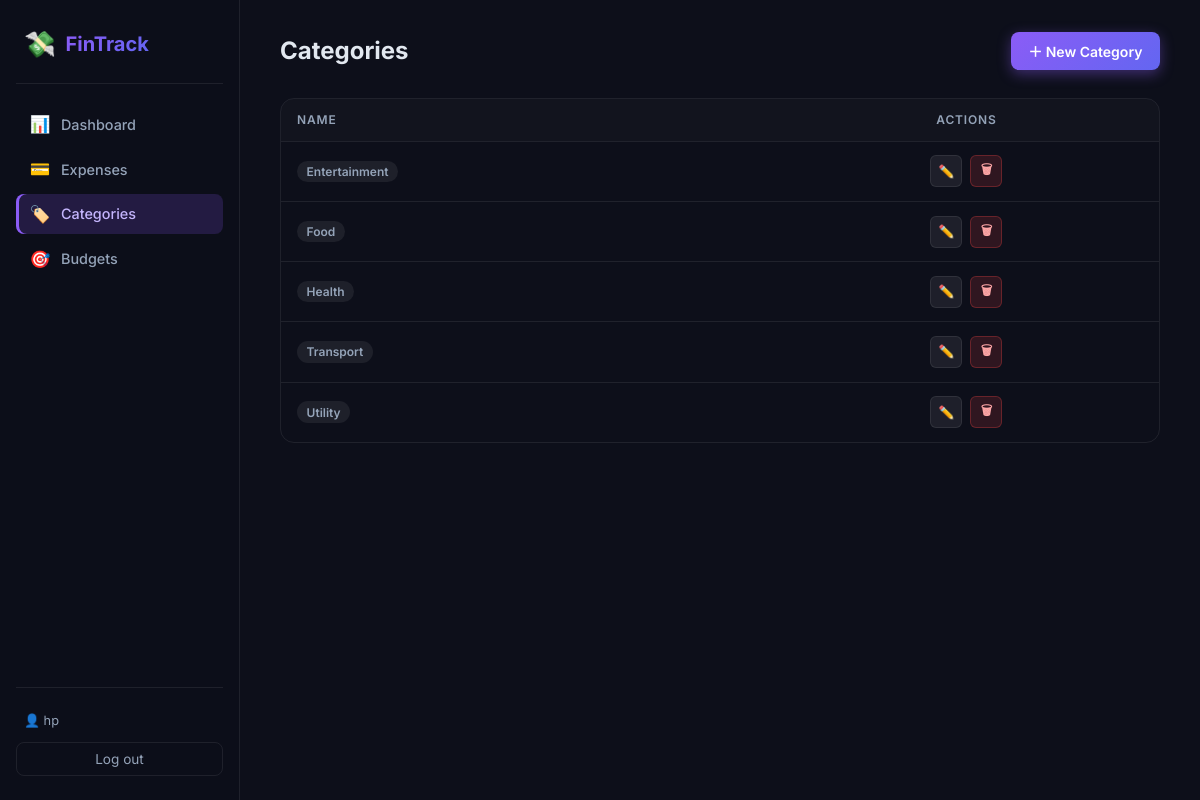
Page /categories/ (signed in) on the committed database.
### expenses/models.py (models this page shows, shortened)
class Category(models.Model):
    name = models.CharField(max_length=100, unique=True)
    class Meta:
        verbose_name_plural = "Categories"
        ordering = ["name"]

### expenses/views.py (the view)
# urls.py: path('categories/', views.CategoryListView.as_view(), name='category_list'),
class CategoryListView(LoginRequiredMixin, ListView):
    model = Category
    template_name = 'expenses/category_list.html'
    context_object_name = 'categories'

### expenses/templates/expenses/category_list.html (shortened to what this page needs)
{% extends "base.html" %}
{% block page_title %}Categories{% endblock %}
{% block topbar_actions %}
<a href="{% url 'category_add' %}" class="btn btn-primary" id="btn-add-category">＋ New Category</a>
{% endblock %}
{% block content %}
{% if categories %}
<div class="table-wrap">
  <table>
    <thead>
      <tr>
        <th>Name</th>
        <th style="text-align:center">Actions</th>
      </tr>
    </thead>
    <tbody>
      {% for cat in categories %}
      <tr>
        <td><span class="badge badge-default">{{ cat.name }}</span></td>
        <td style="text-align:center">
          <div class="flex gap-1" style="justify-content:center">
            <a href="{% url 'category_edit' cat.pk %}" class="btn btn-secondary btn-sm btn-icon" title="Edit">✏️</a>
            <a href="{% url 'category_delete' cat.pk %}" class="btn btn-danger btn-sm btn-icon" title="Delete">🗑</a>
          </div>
        </td>
      </tr>
      {% endfor %}
    </tbody>
  </table>
</div>
{% else %}
<div class="empty-state">
  <div class="empty-icon">🏷️</div>
  <p>No categories yet. Create one to start organising your expenses.</p>
  <a href="{% url 'category_add' %}" class="btn btn-primary">Create Category</a>
</div>
{% endif %}
{% endblock %}

### templates/base.html (shortened to what this page needs)
{% load static %}
<!DOCTYPE html>
<html lang="en">
<head>
  <link rel="stylesheet" href="{% static 'expenses/style.css' %}" />
</head>
<body>
<div class="app-layout">
  <aside class="sidebar">
    <div class="sidebar-brand">
      <span class="brand-icon">💸</span>
      <span class="brand-name">FinTrack</span>
    </div>
    <nav class="sidebar-nav">
      <a href="{% url 'dashboard' %}" class="nav-link {% if request.resolver_match.url_name == 'dashboard' %}active{% endif %}">
        <span class="nav-icon">📊</span> Dashboard
      </a>
      <a href="{% url 'expense_list' %}" class="nav-link {% if 'expense' in request.resolver_match.url_name %}active{% endif %}">
        <span class="nav-icon">💳</span> Expenses
      </a>
      <a href="{% url 'category_list' %}" class="nav-link {% if 'category' in request.resolver_match.url_name %}active{% endif %}">
        <span class="nav-icon">🏷️</span> Categories
      </a>
      <a href="{% url 'budget_list' %}" class="nav-link {% if 'budget' in request.resolver_match.url_name %}active{% endif %}">
        <span class="nav-icon">🎯</span> Budgets
      </a>
    </nav>
    <div class="sidebar-footer">
      <span class="user-chip">👤 {{ user.username }}</span>
      <form method="post" action="{% url 'logout' %}">
        <button type="submit" class="btn-logout">Log out</button>
      </form>
    </div>
  </aside>
  <main class="main-content">
    <div class="topbar">
      <h1 class="page-title">{% block page_title %}Dashboard{% endblock %}</h1>
      {% block topbar_actions %}{% endblock %}
    </div>
    {% block content %}{% endblock %}
  </main>
</div>
</body>
</html>

### expenses/static/expenses/style.css (style rules this page uses)
:root { --bg: #0d0f1a; --bg-card: rgba(255,255,255,0.04); --bg-card-hov: rgba(255,255,255,0.07); --border: rgba(255,255,255,0.08); --border-hov: rgba(139,92,246,0.5); --accent: #8b5cf6; --accent-2: #6366f1; --accent-grad: linear-gradient(135deg, #8b5cf6, #6366f1); --accent-glow: 0 0 24px rgba(139,92,246,0.35); --success: #10b981; --warning: #f59e0b; --danger: #ef4444; --info: #3b82f6; --text: #e2e8f0; --text-muted: #94a3b8; --text-dim: #475569; --sidebar-w: 240px; --radius: 14px; --radius-sm: 8px; --transition: 0.2s ease; --font: 'Inter', system-ui, sans-serif; }
*, *::before, *::after { box-sizing: border-box; margin: 0; padding: 0; }
html { font-size: 16px; }
body { font-family: var(--font); background: var(--bg); color: var(--text); min-height: 100vh; -webkit-font-smoothing: antialiased; }
a { color: var(--accent); text-decoration: none; }
.app-layout { display: grid; grid-template-columns: var(--sidebar-w) 1fr; min-height: 100vh; }
.sidebar { background: rgba(13,15,26,0.85); border-right: 1px solid var(--border); backdrop-filter: blur(16px); display: flex; flex-direction: column; padding: 1.5rem 1rem; position: sticky; top: 0; height: 100vh; overflow-y: auto; }
.sidebar-brand { display: flex; align-items: center; gap: .6rem; padding: .25rem .5rem 1.5rem; border-bottom: 1px solid var(--border); margin-bottom: 1.25rem; }
.brand-icon { font-size: 1.6rem; }
.brand-name { font-size: 1.25rem; font-weight: 700; background: var(--accent-grad); -webkit-background-clip: text; -webkit-text-fill-color: transparent; background-clip: text; }
.sidebar-nav { display: flex; flex-direction: column; gap: .25rem; flex: 1; }
.nav-link { display: flex; align-items: center; gap: .65rem; padding: .65rem .85rem; border-radius: var(--radius-sm); color: var(--text-muted); font-size: .9rem; font-weight: 500; transition: background var(--transition), color var(--transition); }
.nav-link.active { background: rgba(139,92,246,0.18); color: #c4b5fd; box-shadow: inset 3px 0 0 var(--accent); }
.nav-icon { font-size: 1.05rem; }
.sidebar-footer { padding-top: 1.25rem; border-top: 1px solid var(--border); display: flex; flex-direction: column; gap: .6rem; }
.user-chip { font-size: .8rem; color: var(--text-muted); padding: .3rem .5rem; }
.btn-logout { width: 100%; padding: .5rem; border: 1px solid var(--border); background: transparent; color: var(--text-muted); border-radius: var(--radius-sm); font-family: var(--font); font-size: .85rem; cursor: pointer; transition: background var(--transition), color var(--transition); }
.main-content { padding: 2rem 2.5rem; max-width: 1100px; width: 100%; animation: fadeIn .4s ease; }
.topbar { display: flex; align-items: center; justify-content: space-between; margin-bottom: 1.75rem; flex-wrap: wrap; gap: 1rem; }
.page-title { font-size: 1.5rem; font-weight: 700; color: var(--text); }
.btn { display: inline-flex; align-items: center; gap: .45rem; padding: .55rem 1.1rem; border-radius: var(--radius-sm); font-family: var(--font); font-size: .875rem; font-weight: 600; cursor: pointer; border: none; transition: all var(--transition); text-decoration: none; }
.btn-primary { background: var(--accent-grad); color: #fff; box-shadow: 0 4px 14px rgba(139,92,246,0.4); }
.btn-secondary { background: var(--bg-card-hov); border: 1px solid var(--border); color: var(--text); }
.btn-danger { background: rgba(239,68,68,0.15); border: 1px solid rgba(239,68,68,0.3); color: #fca5a5; }
.btn-sm { padding: .35rem .75rem; font-size: .8rem; }
.btn-icon { width: 32px; height: 32px; padding: 0; justify-content: center; border-radius: 6px; }
.table-wrap { overflow-x: auto; border-radius: var(--radius); border: 1px solid var(--border); }
table { width: 100%; border-collapse: collapse; }
th, td { padding: .85rem 1rem; text-align: left; border-bottom: 1px solid var(--border); }
th { font-size: .75rem; text-transform: uppercase; letter-spacing: .07em; color: var(--text-muted); background: rgba(255,255,255,0.02); font-weight: 600; }
td { font-size: .9rem; }
tr:last-child td { border-bottom: none; }
tbody tr { transition: background var(--transition); }
.badge { display: inline-flex; align-items: center; gap: .3rem; padding: .2rem .6rem; border-radius: 999px; font-size: .75rem; font-weight: 600; }
.badge-default { background: rgba(255,255,255,0.07); color: var(--text-muted); }
.flex { display: flex; }
.gap-1 { gap: .5rem; }

### rows in the picture
Category: name "Entertainment"
Category: name "Food"
Category: name "Health"
Category: name "Transport"
Category: name "Utility"

### other values in the picture
{{ user.username }} "hp"
